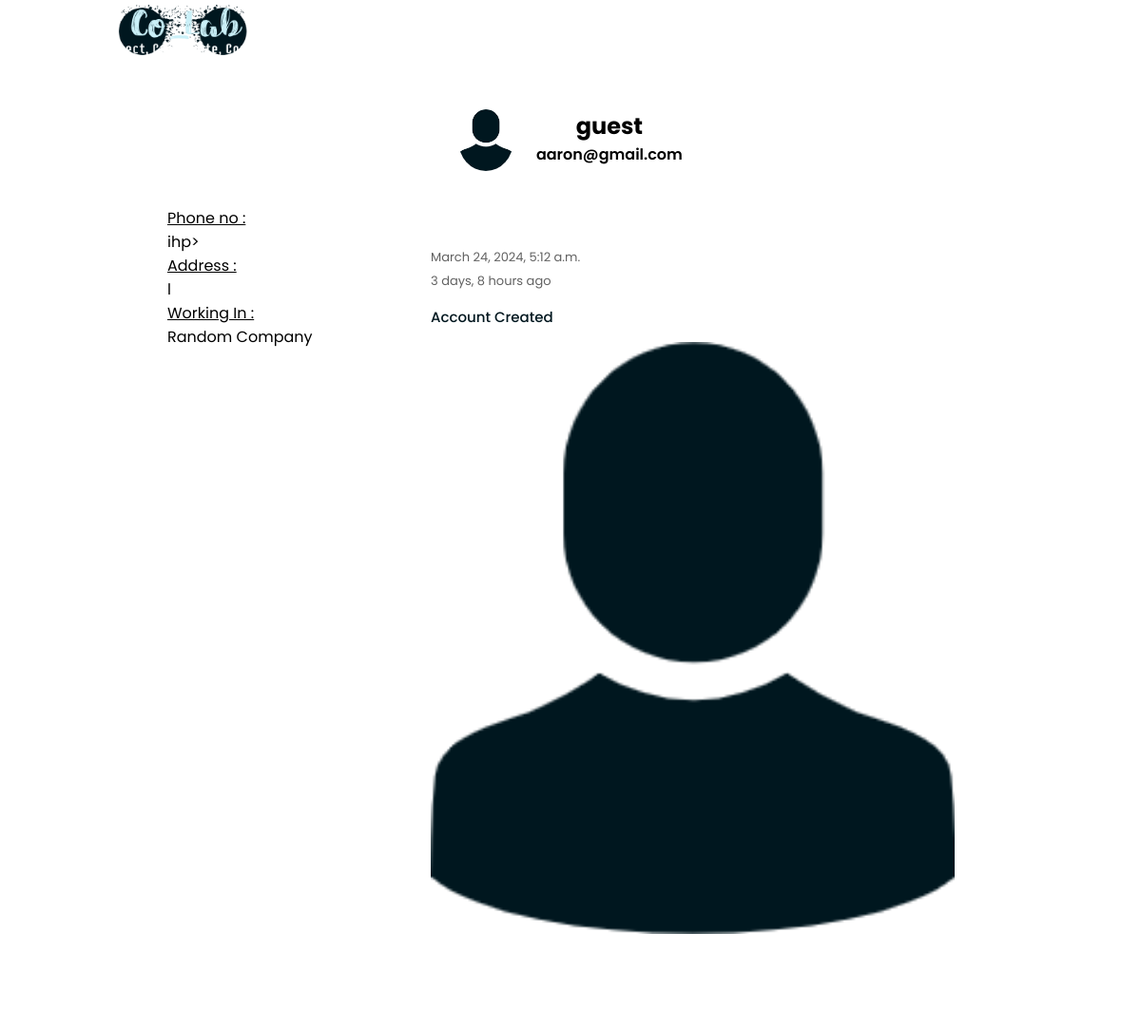
The app's page /profile/13/ with its own data.
### main/models.py (models this page shows, shortened)
class Employee(models.Model):
    user = models.OneToOneField(User, on_delete=models.CASCADE)
    date_modified = models.DateTimeField(auto_now=True)
    company = models.ForeignKey(Company, on_delete=models.CASCADE)
    post = models.CharField(max_length=255, null=True, blank=True)
    branch = models.ForeignKey(Branch, on_delete=models.CASCADE, null=True, blank=True)
    employee_code = models.CharField(max_length=8, unique=True, null=True, blank=True)
    phone_no = models.CharField(max_length=15, unique=True, null=True, blank=True)
    address = models.CharField(max_length=255, null=True, blank=True)
    image = models.ImageField(upload_to='employee', null=True, blank=True)
    admin = models.BooleanField(default=False)

class Company(models.Model):
    company_name = models.CharField(max_length=255, unique=True)
    company_email = models.EmailField(max_length=255, unique=True)
    company_telephone1 = models.CharField(max_length=20, unique=True)
    company_telephone2 = models.CharField(max_length=20, unique=True)
    company_registration_no = models.CharField(max_length=7, unique=True)
    company_address = models.CharField(max_length=255)
    company_logo = models.ImageField(upload_to='company', null=True, blank=True)
    company_description = models.TextField()
    date_established = models.DateField()
    created = models.DateTimeField(auto_now_add=True)
    company_social_website = models.URLField(max_length=200)
    def __str__(self):
        return self.company_name

### main/views.py (the view)
# urls.py: path('profile/<str:pk>/', views.userProfile, name="user-profile"),
def userProfile(request, pk):
    user = User.objects.get(id=pk)
    employee = user.employee
    if employee:
        employee_post = user.employeepost_set.all()
    else:
        employee = None
        employee_post = None
    context = {'user': user, 'employee_post': employee_post, 'employee': employee}
    return render(request, 'main/user_profile.html', context)

### main/templates/main/user_profile.html (shortened to what this page needs)
{% extends 'main.html' %}
{% load static %}
{% block content %}
<div class="profile-container">
    <div class="profile-scontainer">
        <div class="profile-head">
            <div class="img-container">
                {% if employee.image %}
                    <img src="{{employee.image.url}}" height="65px">
                {% else %}
                    <img src="{% static 'styles/images/avatar.png' %}" height="65px">
                {% endif %}
            </div>
            <div class="info">
                <h2>{{user.username}}</h2>
                <p>{{user.email}}</p>
            </div>
        </div>
        <div class="col-container">
            <div class="left-col">
                <div class="content">
                    {% if employee %}
                    <p><u>Phone no : </u></p>
                    <p>{{employee.phone_no}}p>
                    <p><u>Address : </u></p>
                    <p>{{employee.address}}</p>
                    <p><u>Working In : </u></p>
                    <p>{{employee.company}}</p>
                    {% endif %}
                </div>
            </div>
            <div class="right-col">
                <div class="post-container">
                    <div class="user-profile">
                        <div>
                            <span>{{ user.date_joined }}</span><br>
                            <span>{{ user.date_joined|timesince }} ago</span>
                        </div>
                    </div>
                    <p class="post-text">Account Created</p>
                    {% if employee.image %}
                        <img src="{{employee.image.url}}" class="post-img" width="100%">
                    {% else %}
                        <img src="{% static 'styles/images/avatar.png' %}" class="post-img" width="100%">
                    {% endif %}
                </div>
            </div>
        </div>
    </div>
</div>
{% endblock content %}

### static/styles/styles.css (style rules this page uses)
* { margin: 0; padding: 0; box-sizing: border-box; font-family: 'Poppins', sans-serif; }
body { min-height: 100vh; background: url('images/background1.png') no-repeat; background-size: cover; background-position: center; background-attachment: fixed; }
.user-profile { display: flex; align-items: center; }
.user-profile span { font-size: 13px; color: #626262; }
.post-container { width: 100%; background: #fff; border-radius: 6px; padding: 20px; color: #626262; margin: 20px 0; text-align: left; }
.post-text { color: #00171f; margin: 15px 0; font-size: 15px; font-weight: 500; }
.post-img { width: 100%; border-radius: 4px; margin-bottom: 5px; }
::placeholder { color: #00171f; font-size: 12px; }
.profile-container { width: 100%; text-align: center; }
.profile-scontainer { width: 80%; margin: 0 auto; background-color: rgba(255, 255, 255, .1); backdrop-filter: blur(10px); text-align: center; border-radius: 10px; }
.profile-head { position: relative; top: 10px; width: 95%; background: url('images/background2.png') no-repeat 50% 20% / cover; border-radius: 10px; justify-content: center; margin: auto; }
.profile-head .img-container { display: inline-block; vertical-align: top; margin-right: 20px; margin-top: 5px; }
.profile-head .img-container img { border-radius: 50%; }
.profile-head .info { margin-top: 5px; display: inline-block; vertical-align: top; }
.profile-head .info p { font-weight: 600; }
.col-container { display: flex; flex-direction: row; height: 70vh; margin: 10px; }
.left-col { flex: 1; padding: 20px; overflow-y: auto; margin: 10px; }
.left-col .content { text-align: left; background: #fff; border-radius: 5px; }
.right-col { flex: 3; padding: 20px; overflow-y: auto; margin: 10px; display: flex; flex-direction: column; }

### records on screen
Employee: phone_no "ih", address "l", company "Random Company"

### other values on screen
{{ user.username }} "guest"
{{ user.email }} "aaron@gmail.com"
{{ user.date_joined }} "March 24, 2024, 5:12 a.m."
{{ user.date_joined|timesince }} "3 days, 8 hours"
